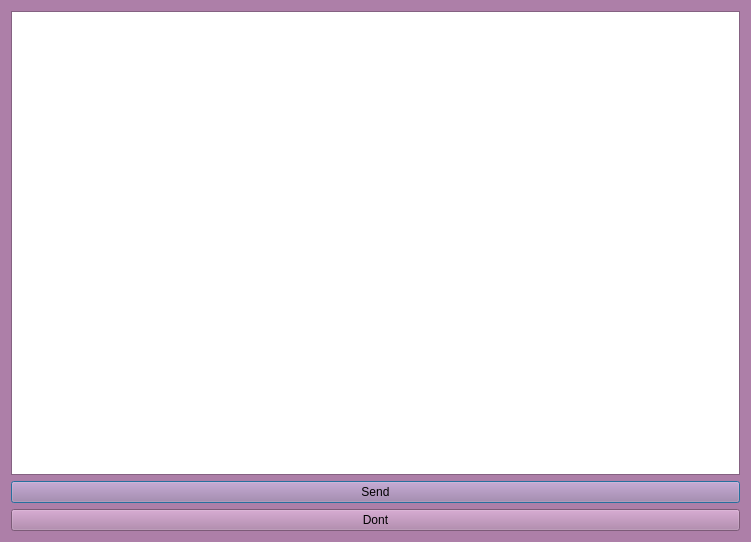
<?xml version="1.0" encoding="UTF-8"?>
<ui version="4.0">
 <class>Dialog</class>
 <widget class="QDialog" name="Dialog">
  <property name="windowModality">
   <enum>Qt::ApplicationModal</enum>
  </property>
  <property name="geometry">
   <rect>
    <x>0</x>
    <y>0</y>
    <width>751</width>
    <height>542</height>
   </rect>
  </property>
  <property name="minimumSize">
   <size>
    <width>378</width>
    <height>289</height>
   </size>
  </property>
  <property name="maximumSize">
   <size>
    <width>751</width>
    <height>542</height>
   </size>
  </property>
  <property name="palette">
   <palette>
    <active>
     <colorrole role="WindowText">
      <brush brushstyle="SolidPattern">
       <color alpha="255">
        <red>0</red>
        <green>0</green>
        <blue>0</blue>
       </color>
      </brush>
     </colorrole>
     <colorrole role="Button">
      <brush brushstyle="SolidPattern">
       <color alpha="255">
        <red>173</red>
        <green>127</green>
        <blue>168</blue>
       </color>
      </brush>
     </colorrole>
     <colorrole role="Light">
      <brush brushstyle="SolidPattern">
       <color alpha="255">
        <red>255</red>
        <green>192</green>
        <blue>249</blue>
       </color>
      </brush>
     </colorrole>
     <colorrole role="Midlight">
      <brush brushstyle="SolidPattern">
       <color alpha="255">
        <red>214</red>
        <green>159</green>
        <blue>208</blue>
       </color>
      </brush>
     </colorrole>
     <colorrole role="Dark">
      <brush brushstyle="SolidPattern">
       <color alpha="255">
        <red>86</red>
        <green>63</green>
        <blue>84</blue>
       </color>
      </brush>
     </colorrole>
     <colorrole role="Mid">
      <brush brushstyle="SolidPattern">
       <color alpha="255">
        <red>115</red>
        <green>84</green>
        <blue>112</blue>
       </color>
      </brush>
     </colorrole>
     <colorrole role="Text">
      <brush brushstyle="SolidPattern">
       <color alpha="255">
        <red>0</red>
        <green>0</green>
        <blue>0</blue>
       </color>
      </brush>
     </colorrole>
     <colorrole role="BrightText">
      <brush brushstyle="SolidPattern">
       <color alpha="255">
        <red>255</red>
        <green>255</green>
        <blue>255</blue>
       </color>
      </brush>
     </colorrole>
     <colorrole role="ButtonText">
      <brush brushstyle="SolidPattern">
       <color alpha="255">
        <red>0</red>
        <green>0</green>
        <blue>0</blue>
       </color>
      </brush>
     </colorrole>
     <colorrole role="Base">
      <brush brushstyle="SolidPattern">
       <color alpha="255">
        <red>255</red>
        <green>255</green>
        <blue>255</blue>
       </color>
      </brush>
     </colorrole>
     <colorrole role="Window">
      <brush brushstyle="SolidPattern">
       <color alpha="255">
        <red>173</red>
        <green>127</green>
        <blue>168</blue>
       </color>
      </brush>
     </colorrole>
     <colorrole role="Shadow">
      <brush brushstyle="SolidPattern">
       <color alpha="255">
        <red>0</red>
        <green>0</green>
        <blue>0</blue>
       </color>
      </brush>
     </colorrole>
     <colorrole role="AlternateBase">
      <brush brushstyle="SolidPattern">
       <color alpha="255">
        <red>214</red>
        <green>191</green>
        <blue>211</blue>
       </color>
      </brush>
     </colorrole>
     <colorrole role="ToolTipBase">
      <brush brushstyle="SolidPattern">
       <color alpha="255">
        <red>255</red>
        <green>255</green>
        <blue>220</blue>
       </color>
      </brush>
     </colorrole>
     <colorrole role="ToolTipText">
      <brush brushstyle="SolidPattern">
       <color alpha="255">
        <red>0</red>
        <green>0</green>
        <blue>0</blue>
       </color>
      </brush>
     </colorrole>
    </active>
    <inactive>
     <colorrole role="WindowText">
      <brush brushstyle="SolidPattern">
       <color alpha="255">
        <red>0</red>
        <green>0</green>
        <blue>0</blue>
       </color>
      </brush>
     </colorrole>
     <colorrole role="Button">
      <brush brushstyle="SolidPattern">
       <color alpha="255">
        <red>173</red>
        <green>127</green>
        <blue>168</blue>
       </color>
      </brush>
     </colorrole>
     <colorrole role="Light">
      <brush brushstyle="SolidPattern">
       <color alpha="255">
        <red>255</red>
        <green>192</green>
        <blue>249</blue>
       </color>
      </brush>
     </colorrole>
     <colorrole role="Midlight">
      <brush brushstyle="SolidPattern">
       <color alpha="255">
        <red>214</red>
        <green>159</green>
        <blue>208</blue>
       </color>
      </brush>
     </colorrole>
     <colorrole role="Dark">
      <brush brushstyle="SolidPattern">
       <color alpha="255">
        <red>86</red>
        <green>63</green>
        <blue>84</blue>
       </color>
      </brush>
     </colorrole>
     <colorrole role="Mid">
      <brush brushstyle="SolidPattern">
       <color alpha="255">
        <red>115</red>
        <green>84</green>
        <blue>112</blue>
       </color>
      </brush>
     </colorrole>
     <colorrole role="Text">
      <brush brushstyle="SolidPattern">
       <color alpha="255">
        <red>0</red>
        <green>0</green>
        <blue>0</blue>
       </color>
      </brush>
     </colorrole>
     <colorrole role="BrightText">
      <brush brushstyle="SolidPattern">
       <color alpha="255">
        <red>255</red>
        <green>255</green>
        <blue>255</blue>
       </color>
      </brush>
     </colorrole>
     <colorrole role="ButtonText">
      <brush brushstyle="SolidPattern">
       <color alpha="255">
        <red>0</red>
        <green>0</green>
        <blue>0</blue>
       </color>
      </brush>
     </colorrole>
     <colorrole role="Base">
      <brush brushstyle="SolidPattern">
       <color alpha="255">
        <red>255</red>
        <green>255</green>
        <blue>255</blue>
       </color>
      </brush>
     </colorrole>
     <colorrole role="Window">
      <brush brushstyle="SolidPattern">
       <color alpha="255">
        <red>173</red>
        <green>127</green>
        <blue>168</blue>
       </color>
      </brush>
     </colorrole>
     <colorrole role="Shadow">
      <brush brushstyle="SolidPattern">
       <color alpha="255">
        <red>0</red>
        <green>0</green>
        <blue>0</blue>
       </color>
      </brush>
     </colorrole>
     <colorrole role="AlternateBase">
      <brush brushstyle="SolidPattern">
       <color alpha="255">
        <red>214</red>
        <green>191</green>
        <blue>211</blue>
       </color>
      </brush>
     </colorrole>
     <colorrole role="ToolTipBase">
      <brush brushstyle="SolidPattern">
       <color alpha="255">
        <red>255</red>
        <green>255</green>
        <blue>220</blue>
       </color>
      </brush>
     </colorrole>
     <colorrole role="ToolTipText">
      <brush brushstyle="SolidPattern">
       <color alpha="255">
        <red>0</red>
        <green>0</green>
        <blue>0</blue>
       </color>
      </brush>
     </colorrole>
    </inactive>
    <disabled>
     <colorrole role="WindowText">
      <brush brushstyle="SolidPattern">
       <color alpha="255">
        <red>86</red>
        <green>63</green>
        <blue>84</blue>
       </color>
      </brush>
     </colorrole>
     <colorrole role="Button">
      <brush brushstyle="SolidPattern">
       <color alpha="255">
        <red>173</red>
        <green>127</green>
        <blue>168</blue>
       </color>
      </brush>
     </colorrole>
     <colorrole role="Light">
      <brush brushstyle="SolidPattern">
       <color alpha="255">
        <red>255</red>
        <green>192</green>
        <blue>249</blue>
       </color>
      </brush>
     </colorrole>
     <colorrole role="Midlight">
      <brush brushstyle="SolidPattern">
       <color alpha="255">
        <red>214</red>
        <green>159</green>
        <blue>208</blue>
       </color>
      </brush>
     </colorrole>
     <colorrole role="Dark">
      <brush brushstyle="SolidPattern">
       <color alpha="255">
        <red>86</red>
        <green>63</green>
        <blue>84</blue>
       </color>
      </brush>
     </colorrole>
     <colorrole role="Mid">
      <brush brushstyle="SolidPattern">
       <color alpha="255">
        <red>115</red>
        <green>84</green>
        <blue>112</blue>
       </color>
      </brush>
     </colorrole>
     <colorrole role="Text">
      <brush brushstyle="SolidPattern">
       <color alpha="255">
        <red>86</red>
        <green>63</green>
        <blue>84</blue>
       </color>
      </brush>
     </colorrole>
     <colorrole role="BrightText">
      <brush brushstyle="SolidPattern">
       <color alpha="255">
        <red>255</red>
        <green>255</green>
        <blue>255</blue>
       </color>
      </brush>
     </colorrole>
     <colorrole role="ButtonText">
      <brush brushstyle="SolidPattern">
       <color alpha="255">
        <red>86</red>
        <green>63</green>
        <blue>84</blue>
       </color>
      </brush>
     </colorrole>
     <colorrole role="Base">
      <brush brushstyle="SolidPattern">
       <color alpha="255">
        <red>173</red>
        <green>127</green>
        <blue>168</blue>
       </color>
      </brush>
     </colorrole>
     <colorrole role="Window">
      <brush brushstyle="SolidPattern">
       <color alpha="255">
        <red>173</red>
        <green>127</green>
        <blue>168</blue>
       </color>
      </brush>
     </colorrole>
     <colorrole role="Shadow">
      <brush brushstyle="SolidPattern">
       <color alpha="255">
        <red>0</red>
        <green>0</green>
        <blue>0</blue>
       </color>
      </brush>
     </colorrole>
     <colorrole role="AlternateBase">
      <brush brushstyle="SolidPattern">
       <color alpha="255">
        <red>173</red>
        <green>127</green>
        <blue>168</blue>
       </color>
      </brush>
     </colorrole>
     <colorrole role="ToolTipBase">
      <brush brushstyle="SolidPattern">
       <color alpha="255">
        <red>255</red>
        <green>255</green>
        <blue>220</blue>
       </color>
      </brush>
     </colorrole>
     <colorrole role="ToolTipText">
      <brush brushstyle="SolidPattern">
       <color alpha="255">
        <red>0</red>
        <green>0</green>
        <blue>0</blue>
       </color>
      </brush>
     </colorrole>
    </disabled>
   </palette>
  </property>
  <property name="windowTitle">
   <string>Chat</string>
  </property>
  <layout class="QGridLayout" name="gridLayout">
   <item row="0" column="0">
    <layout class="QVBoxLayout" name="verticalLayout">
     <item>
      <widget class="QTextEdit" name="textEdit"/>
     </item>
     <item>
      <widget class="QPushButton" name="Send">
       <property name="text">
        <string>Send</string>
       </property>
      </widget>
     </item>
     <item>
      <widget class="QPushButton" name="Dont">
       <property name="text">
        <string>Dont</string>
       </property>
      </widget>
     </item>
    </layout>
   </item>
  </layout>
 </widget>
 <resources/>
 <connections/>
</ui>
